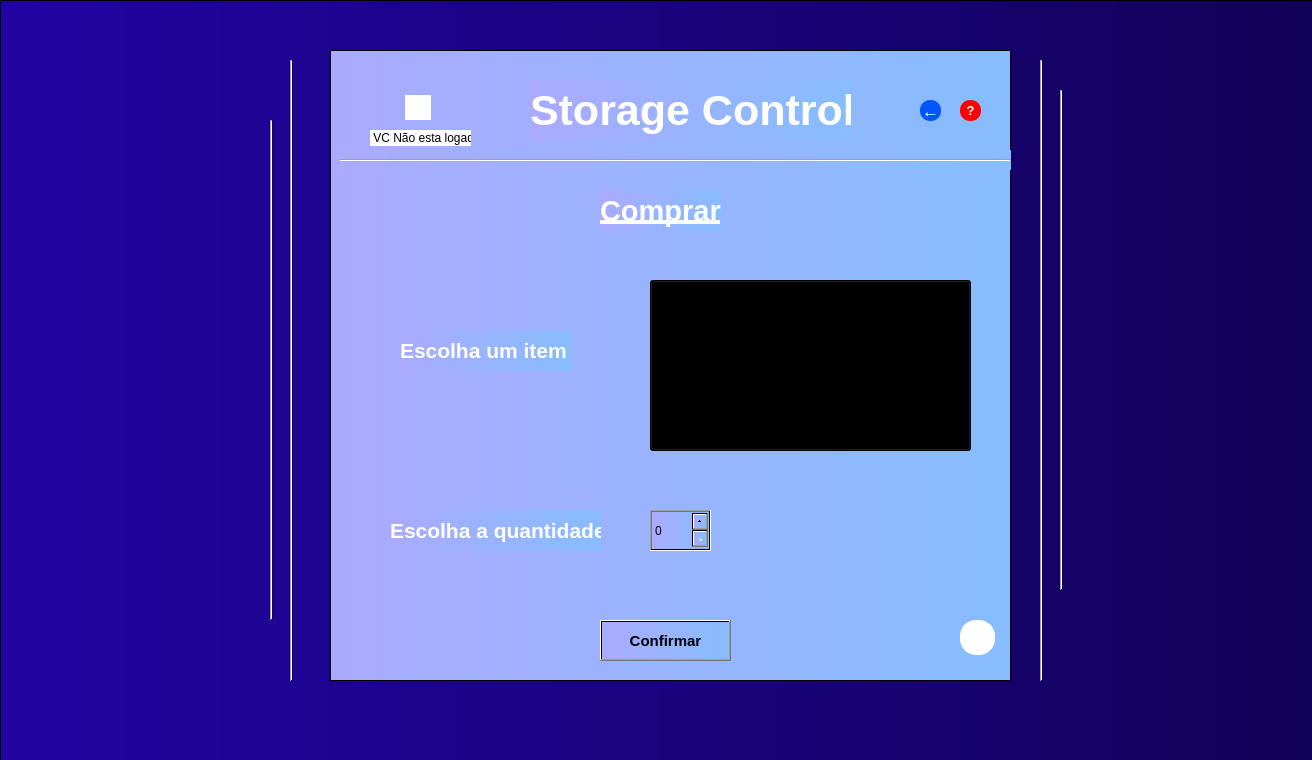
<?xml version="1.0" encoding="UTF-8"?>
<ui version="4.0">
 <class>MainWindow</class>
 <widget class="QMainWindow" name="MainWindow">
  <property name="geometry">
   <rect>
    <x>0</x>
    <y>0</y>
    <width>1312</width>
    <height>760</height>
   </rect>
  </property>
  <property name="windowTitle">
   <string>MainWindow</string>
  </property>
  <widget class="QWidget" name="centralwidget">
   <property name="minimumSize">
    <size>
     <width>1280</width>
     <height>720</height>
    </size>
   </property>
   <property name="maximumSize">
    <size>
     <width>1980</width>
     <height>1080</height>
    </size>
   </property>
   <widget class="QFrame" name="frame">
    <property name="geometry">
     <rect>
      <x>0</x>
      <y>0</y>
      <width>1331</width>
      <height>761</height>
     </rect>
    </property>
    <property name="minimumSize">
     <size>
      <width>1280</width>
      <height>720</height>
     </size>
    </property>
    <property name="maximumSize">
     <size>
      <width>1920</width>
      <height>1080</height>
     </size>
    </property>
    <property name="layoutDirection">
     <enum>Qt::LeftToRight</enum>
    </property>
    <property name="autoFillBackground">
     <bool>false</bool>
    </property>
    <property name="styleSheet">
     <string notr="true">background-color: qlineargradient(spread:pad, x1:0, y1:0, x2:1, y2:0, stop:0 rgb(33, 4, 163), stop:1 rgb(17, 2, 87));

</string>
    </property>
    <property name="frameShape">
     <enum>QFrame::StyledPanel</enum>
    </property>
    <property name="frameShadow">
     <enum>QFrame::Raised</enum>
    </property>
    <widget class="Line" name="line_2">
     <property name="geometry">
      <rect>
       <x>290</x>
       <y>60</y>
       <width>3</width>
       <height>621</height>
      </rect>
     </property>
     <property name="orientation">
      <enum>Qt::Vertical</enum>
     </property>
    </widget>
    <widget class="Line" name="line_3">
     <property name="geometry">
      <rect>
       <x>1040</x>
       <y>60</y>
       <width>3</width>
       <height>621</height>
      </rect>
     </property>
     <property name="orientation">
      <enum>Qt::Vertical</enum>
     </property>
    </widget>
    <widget class="Line" name="line_4">
     <property name="geometry">
      <rect>
       <x>270</x>
       <y>120</y>
       <width>3</width>
       <height>500</height>
      </rect>
     </property>
     <property name="orientation">
      <enum>Qt::Vertical</enum>
     </property>
    </widget>
    <widget class="Line" name="line_5">
     <property name="enabled">
      <bool>true</bool>
     </property>
     <property name="geometry">
      <rect>
       <x>1060</x>
       <y>90</y>
       <width>3</width>
       <height>500</height>
      </rect>
     </property>
     <property name="orientation">
      <enum>Qt::Vertical</enum>
     </property>
    </widget>
    <widget class="QFrame" name="frame_3">
     <property name="geometry">
      <rect>
       <x>330</x>
       <y>50</y>
       <width>681</width>
       <height>631</height>
      </rect>
     </property>
     <property name="font">
      <font>
       <weight>75</weight>
       <bold>true</bold>
      </font>
     </property>
     <property name="focusPolicy">
      <enum>Qt::ClickFocus</enum>
     </property>
     <property name="styleSheet">
      <string notr="true">background-color: qlineargradient(spread:pad, x1:0, y1:0, x2:1, y2:0, stop:1 rgb(135, 189, 255), stop: 0  rgb(170, 170, 255));







</string>
     </property>
     <property name="frameShape">
      <enum>QFrame::StyledPanel</enum>
     </property>
     <property name="frameShadow">
      <enum>QFrame::Raised</enum>
     </property>
     <widget class="QPushButton" name="pushButton_4">
      <property name="geometry">
       <rect>
        <x>630</x>
        <y>50</y>
        <width>21</width>
        <height>21</height>
       </rect>
      </property>
      <property name="font">
       <font>
        <pointsize>10</pointsize>
        <weight>75</weight>
        <bold>true</bold>
       </font>
      </property>
      <property name="cursor">
       <cursorShape>PointingHandCursor</cursorShape>
      </property>
      <property name="mouseTracking">
       <bool>true</bool>
      </property>
      <property name="tabletTracking">
       <bool>true</bool>
      </property>
      <property name="focusPolicy">
       <enum>Qt::WheelFocus</enum>
      </property>
      <property name="styleSheet">
       <string notr="true">QPushButton{
	background-color: rgb(255, 0, 0);
	background-position:center;
	color:rgb(255, 255, 255);
	border-radius: 10px;
}
</string>
      </property>
      <property name="text">
       <string>?</string>
      </property>
      <property name="iconSize">
       <size>
        <width>5</width>
        <height>5</height>
       </size>
      </property>
      <property name="checkable">
       <bool>false</bool>
      </property>
     </widget>
     <widget class="QPushButton" name="pushButton_6">
      <property name="geometry">
       <rect>
        <x>75</x>
        <y>45</y>
        <width>26</width>
        <height>25</height>
       </rect>
      </property>
      <property name="cursor">
       <cursorShape>PointingHandCursor</cursorShape>
      </property>
      <property name="focusPolicy">
       <enum>Qt::WheelFocus</enum>
      </property>
      <property name="styleSheet">
       <string notr="true">QPushButton{
	background-color: rgb(255, 255, 255);
	border: 1px solid rgb(255, 255, 255);
	background-image: url(:/Icons/imagens/profile-user.png);
	border-radius:25px;
}</string>
      </property>
      <property name="text">
       <string/>
      </property>
     </widget>
     <widget class="Line" name="line_6">
      <property name="geometry">
       <rect>
        <x>10</x>
        <y>100</y>
        <width>671</width>
        <height>20</height>
       </rect>
      </property>
      <property name="orientation">
       <enum>Qt::Horizontal</enum>
      </property>
     </widget>
     <widget class="QLabel" name="label_7">
      <property name="geometry">
       <rect>
        <x>200</x>
        <y>30</y>
        <width>321</width>
        <height>61</height>
       </rect>
      </property>
      <property name="font">
       <font>
        <family>Segoe UI</family>
        <pointsize>32</pointsize>
        <weight>75</weight>
        <bold>true</bold>
        <underline>false</underline>
        <strikeout>false</strikeout>
        <stylestrategy>PreferDefault</stylestrategy>
        <kerning>true</kerning>
       </font>
      </property>
      <property name="styleSheet">
       <string notr="true">color:rgb(255, 255, 255);
</string>
      </property>
      <property name="text">
       <string>Storage Control </string>
      </property>
     </widget>
     <widget class="QLabel" name="label_9">
      <property name="geometry">
       <rect>
        <x>40</x>
        <y>80</y>
        <width>101</width>
        <height>16</height>
       </rect>
      </property>
      <property name="styleSheet">
       <string notr="true">background-color: rgb(255, 255, 255);</string>
      </property>
      <property name="text">
       <string> VC Não esta logado</string>
      </property>
     </widget>
     <widget class="QPushButton" name="pushButton_7">
      <property name="geometry">
       <rect>
        <x>630</x>
        <y>570</y>
        <width>35</width>
        <height>35</height>
       </rect>
      </property>
      <property name="cursor">
       <cursorShape>PointingHandCursor</cursorShape>
      </property>
      <property name="styleSheet">
       <string notr="true">


QPushButton{
	background-color: rgb(255, 255, 255);
	border: 1px solid rgb(255, 255, 255);
	background-image: url(:/Icons/imagens/botton_engine.png);
	background-repeat: no-repeat;
	background-position: center;
	border-radius:16px;
}</string>
      </property>
      <property name="text">
       <string/>
      </property>
     </widget>
     <widget class="QLabel" name="label_10">
      <property name="geometry">
       <rect>
        <x>270</x>
        <y>140</y>
        <width>121</width>
        <height>41</height>
       </rect>
      </property>
      <property name="font">
       <font>
        <family>Segoe UI</family>
        <pointsize>22</pointsize>
        <weight>75</weight>
        <italic>false</italic>
        <bold>true</bold>
        <underline>true</underline>
       </font>
      </property>
      <property name="styleSheet">
       <string notr="true">color: rgb(255, 255, 255)</string>
      </property>
      <property name="text">
       <string>Comprar</string>
      </property>
     </widget>
     <widget class="QPushButton" name="pushButton_8">
      <property name="geometry">
       <rect>
        <x>270</x>
        <y>570</y>
        <width>131</width>
        <height>41</height>
       </rect>
      </property>
      <property name="font">
       <font>
        <pointsize>11</pointsize>
        <weight>75</weight>
        <bold>true</bold>
       </font>
      </property>
      <property name="cursor">
       <cursorShape>PointingHandCursor</cursorShape>
      </property>
      <property name="mouseTracking">
       <bool>false</bool>
      </property>
      <property name="focusPolicy">
       <enum>Qt::ClickFocus</enum>
      </property>
      <property name="text">
       <string>Confirmar</string>
      </property>
     </widget>
     <widget class="QPushButton" name="pushButton_5">
      <property name="geometry">
       <rect>
        <x>590</x>
        <y>50</y>
        <width>21</width>
        <height>21</height>
       </rect>
      </property>
      <property name="font">
       <font>
        <pointsize>13</pointsize>
        <weight>75</weight>
        <bold>true</bold>
       </font>
      </property>
      <property name="cursor">
       <cursorShape>PointingHandCursor</cursorShape>
      </property>
      <property name="mouseTracking">
       <bool>true</bool>
      </property>
      <property name="tabletTracking">
       <bool>true</bool>
      </property>
      <property name="focusPolicy">
       <enum>Qt::WheelFocus</enum>
      </property>
      <property name="styleSheet">
       <string notr="true">QPushButton{
	background-color: rgb(0, 85, 255);
	background-position:center;
	color:rgb(255, 255, 255);
	border-radius: 10px;
}
</string>
      </property>
      <property name="text">
       <string>←</string>
      </property>
      <property name="iconSize">
       <size>
        <width>5</width>
        <height>5</height>
       </size>
      </property>
      <property name="checkable">
       <bool>false</bool>
      </property>
     </widget>
     <widget class="QComboBox" name="comboBox">
      <property name="geometry">
       <rect>
        <x>320</x>
        <y>230</y>
        <width>321</width>
        <height>171</height>
       </rect>
      </property>
      <property name="font">
       <font>
        <family>Segoe MDL2 Assets</family>
        <pointsize>16</pointsize>
        <weight>75</weight>
        <bold>true</bold>
        <underline>true</underline>
        <strikeout>false</strikeout>
       </font>
      </property>
      <item>
       <property name="text">
        <string>New Item</string>
       </property>
      </item>
      <item>
       <property name="text">
        <string>aSDas</string>
       </property>
      </item>
      <item>
       <property name="text">
        <string>adssad</string>
       </property>
      </item>
      <item>
       <property name="text">
        <string>asdasda</string>
       </property>
      </item>
      <item>
       <property name="text">
        <string>adsdasd</string>
       </property>
      </item>
      <item>
       <property name="text">
        <string>New Item</string>
       </property>
      </item>
      <item>
       <property name="text">
        <string>New Item</string>
       </property>
      </item>
      <item>
       <property name="text">
        <string>New Item</string>
       </property>
      </item>
     </widget>
     <widget class="QLabel" name="label_11">
      <property name="geometry">
       <rect>
        <x>70</x>
        <y>280</y>
        <width>171</width>
        <height>41</height>
       </rect>
      </property>
      <property name="font">
       <font>
        <family>Segoe UI</family>
        <pointsize>16</pointsize>
        <weight>75</weight>
        <italic>false</italic>
        <bold>true</bold>
        <underline>false</underline>
       </font>
      </property>
      <property name="styleSheet">
       <string notr="true">color: rgb(255, 255, 255)</string>
      </property>
      <property name="text">
       <string>Escolha um item</string>
      </property>
     </widget>
     <widget class="QSpinBox" name="spinBox">
      <property name="geometry">
       <rect>
        <x>320</x>
        <y>460</y>
        <width>61</width>
        <height>41</height>
       </rect>
      </property>
     </widget>
     <widget class="QLabel" name="label_12">
      <property name="geometry">
       <rect>
        <x>60</x>
        <y>460</y>
        <width>211</width>
        <height>41</height>
       </rect>
      </property>
      <property name="font">
       <font>
        <family>Segoe UI</family>
        <pointsize>16</pointsize>
        <weight>75</weight>
        <italic>false</italic>
        <bold>true</bold>
        <underline>false</underline>
       </font>
      </property>
      <property name="styleSheet">
       <string notr="true">color: rgb(255, 255, 255)</string>
      </property>
      <property name="text">
       <string>Escolha a quantidade</string>
      </property>
     </widget>
    </widget>
   </widget>
  </widget>
 </widget>
 <resources>
  <include location="file_rc.qrc"/>
 </resources>
 <connections/>
</ui>
